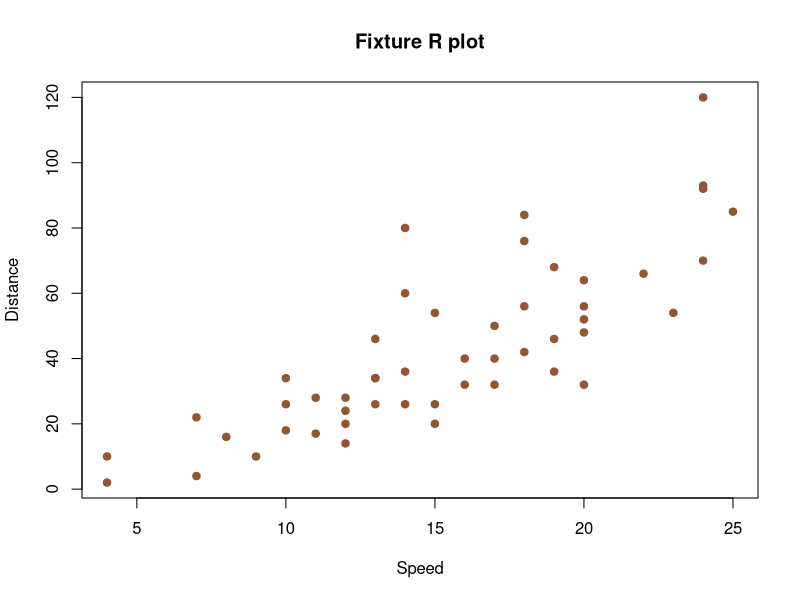

Reproduce this figure in R.
## ---- chunk 1
#| echo: false
plot(cars$speed, cars$dist,
  pch = 19,
  col = "#915634",
  xlab = "Speed",
  ylab = "Distance",
  main = "Fixture R plot"
)
